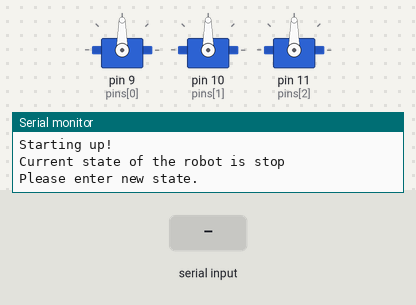
The sketch below on a simulated Arduino Uno, built with avr-gcc and run on an emulated ATmega328P. Shown: 3 × servo, the last lines printed to the serial monitor. The inputs (shaded band) are chosen by the test bench.

Above: at 1.2 s.
1.3 s: "stop" received over Serial
3.8 s: "test" received over Serial
6.3 s: "z" received over Serial
At 7.1 s:
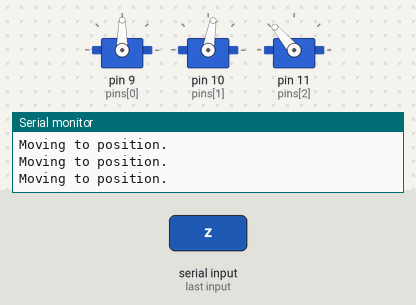
8.0 s: "90,45\n" received over Serial
At 9.6 s:
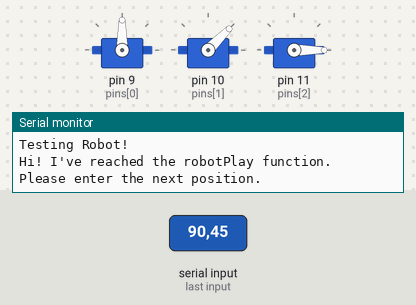
10.7 s: "o" received over Serial
At 10.85 s:
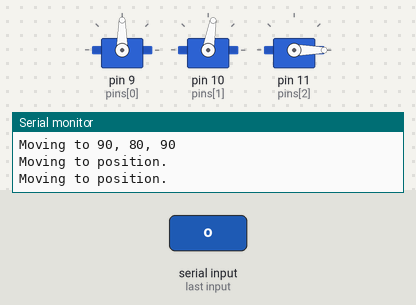
12.4 s: "30,150\n" received over Serial
At 14.1 s:
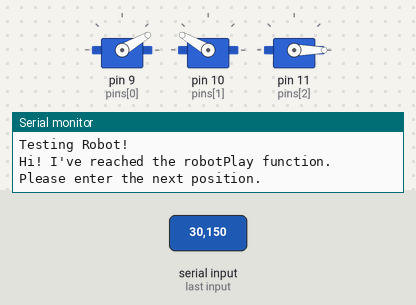
Timing chart, 0 to 15.6 s (numbered marks = the images above; inputs shaded):
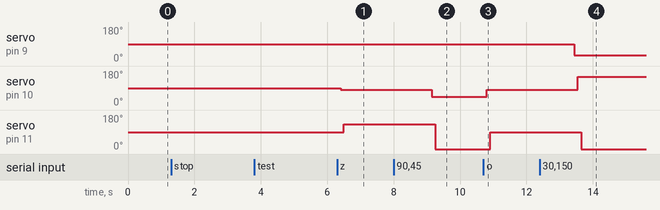

Measured:
- after the input at 6.3 s, servo on pin 10 (pins[1]): 90° → 80° after 0.10 s; servo on pin 11 (pins[2]): 90° → 130° after 0.20 s
- after the input at 8.0 s, servo on pin 10 (pins[1]): 80° → 45° after 1.1 s; servo on pin 11 (pins[2]): 130° → 0° after 1.2 s
- after the input at 10.7 s, servo on pin 10 (pins[1]): 45° → 80° after 0.10 s; servo on pin 11 (pins[2]): 0° → 90° after 0.20 s
- after the input at 12.4 s, servo on pin 9 (pins[0]): 90° → 30° after 1.0 s; servo on pin 10 (pins[1]): 80° → 150° after 1.1 s; servo on pin 11 (pins[2]): 90° → 0° after 1.2 s

The sketch:

sketch_sep14a.ino
```cpp
/*
 * Code to test the functionality and limits of the Hexapod servos.
 *
 * In test mode:
 * Enter 3 integers separated by spaces to move to a specific position
 * a = min servo A position, x = max servo A position
 * b = min servo B position, y = max servo B position
 * c = min servo C position, z = max servo C position
 * o = neutral position for all 3 servos
 *
 * Last Updated 9/28/18
 * Hannah.kolano@students.olin.edu
 */

//TODO
//Include software e-stops on limits
//Software e-stops in "testing"

#include <Servo.h>

int pins[] = {9, 10, 11};
String labels[] = {"A", "B", "C"};
const int N = 3; // number of servos

Servo servos[N];

// Servo max and min values for software e-stop
const int minLimits[] = {0, 40, 0};
const int maxLimits[] = {180, 180, 130};
const int centers[] = {90, 80, 90};

// State variables
String state = "stop ";   //create a string for the state of the robot
int new_pos[] = {-1, -1, -1}; //for user input to move the servo around
String which_servo = "a"; //variable for determining which servo to move
boolean realTimeStop = true; //real time control loop flag

// Preprogrammed states for quick testing
const int A_low[] = {minLimits[0], centers[1], centers[2]};
const int A_high[] = {maxLimits[0], centers[1], centers[2]};
const int B_low[] = {centers[0], minLimits[1], centers[2]};
const int B_high[] = {centers[0], maxLimits[1], centers[2]};
const int C_low[] = {centers[0], centers[1], minLimits[2]};
const int C_high[] = {centers[0], centers[1], maxLimits[2]};
const int centered[] = {centers[0], centers[1], centers[2]};

void setup() {
  // put your setup code here, to run once:
  Serial.begin(9600);
  Serial.println("Starting up!");
  for(int i=0; i<N; i++) {
    servos[i].attach(pins[i]);
  }
}

void loop() {
  //----------------------------------------OCU-----------------------------------------
  state = getOperatorInput();
  if (state == "stop") realTimeStop = false;
  else realTimeStop = true;


 //-------------------------------------real time loop ----------------------------------
  while(realTimeStop == true) {
    if (Serial.available() > 0) {
      realTimeStop = false;
      state = Serial.readString();
      break;
    }
    else {realTimeStop = true;}


    //----------------------------------- state machine ---------------------------------
    if (state == "stop") {
      Serial.println("Stop Robot");
      realTimeStop = true;
    }
    else if (state == "test") {
      Serial.println("Testing Robot!");
      delay(100);
      robotPlay();
      realTimeStop = true;
    }
    else {
      Serial.println("Nope, that's not a state! Please try again.");
      realTimeStop = false;
    }

  }
  //send state to OCU -------------------- Send OCU update -------------------------------
  Serial.println("Robot control loop stopping to wait for new command");
}
//------------------------------------- end of loop --------------------------------------

//------------------------------------- TEST functions -----------------------------------
void robotPlay() {
  //Allows user to set different positions for the servos.
  Serial.println("Hi! I've reached the robotPlay function.");
  int i;
  for (i = 0; i < 3; i++) {
    Serial.println("Please enter the next position.");
    while (Serial.available() == 0) {};

    switch(Serial.peek()) {
      case 'a': moveServos(A_low); Serial.readString(); return;
      case 'b': moveServos(B_low); Serial.readString(); return;
      case 'c': moveServos(C_low); Serial.readString(); return;
      case 'x': moveServos(A_high); Serial.readString(); return;
      case 'y': moveServos(B_high); Serial.readString(); return;
      case 'z': moveServos(C_high); Serial.readString(); return;
      case 'o': moveServos(centers); Serial.readString(); return;
    }
    new_pos[i] = Serial.parseInt();
    Serial.print("You entered ... ");
    Serial.println(new_pos[i]);
  }
  for (i = 0; i < 3; i++) {
    moveServo(i, new_pos[i]);
  }
}

void moveServos(int *positions) {
  // Move all 3 servos to a new position
  Serial.print("Moving to ");
  Serial.print(positions[0]);
  Serial.print(", ");
  Serial.print(positions[1]);
  Serial.print(", ");
  Serial.println(positions[2]);
  for(int i=0; i<3; i++) {
    moveServo(i, positions[i]);
  }
}

void moveServo(int servo, int value) {
  // Move a specified servo to the given position
  if(value >= minLimits[servo] && value <= maxLimits[servo]) {
    Serial.println("Moving to position.");
    servos[servo].write(value);
    delay(100);
  } else if(value!=-1) {
    Serial.print("Servo ");
    Serial.print(labels[servo]);
    Serial.print(" out of bounds: please enter a value between ");
    Serial.print(minLimits[servo]);
    Serial.print(" and ");
    Serial.println(maxLimits[servo]);
  }
}

// -------------------------------- OCU FUNCTIONS ----------------------------------------

String getOperatorInput(){
  //
  Serial.print("Current state of the robot is ");
  Serial.println(state);
  Serial.println("Please enter new state.");

  while (Serial.available() == 0) {};
  state = Serial.readString();
  Serial.print("New robot behavior is: ");
  Serial.println(state);

  return state;
}
```
